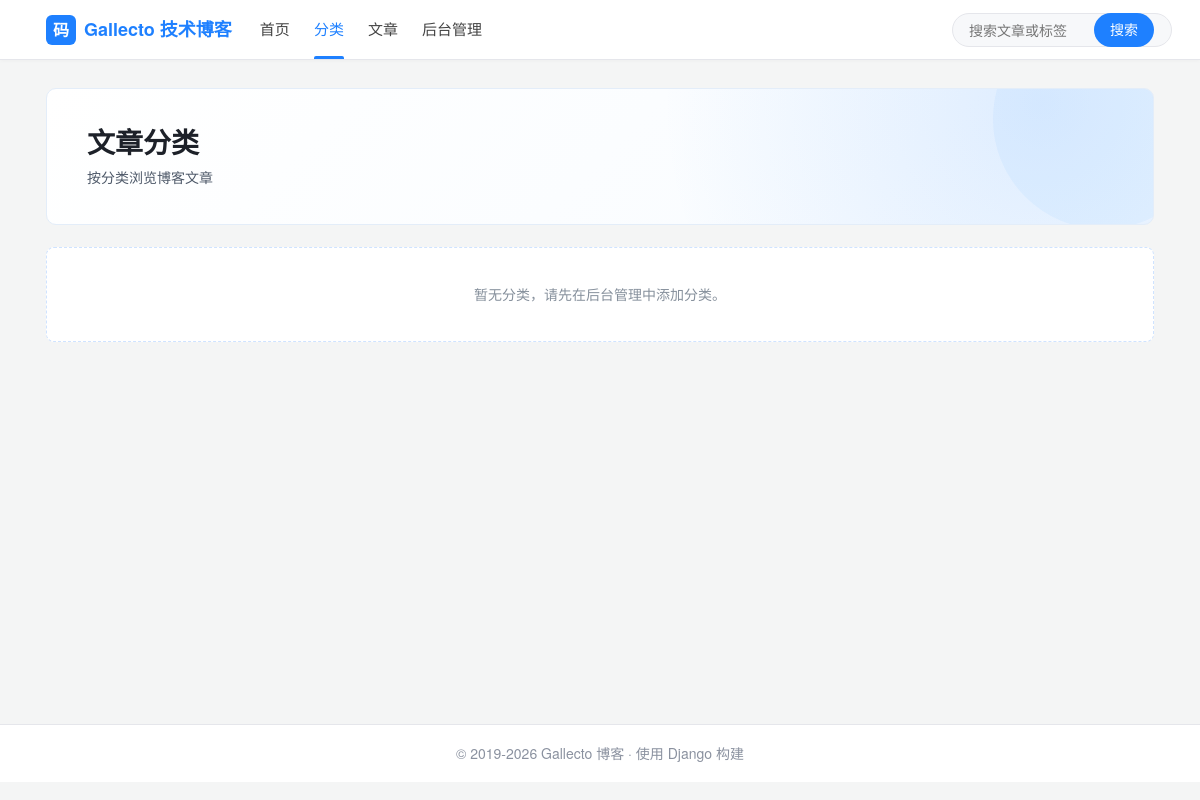
/blog/, run on an earlier commit of the app's database.
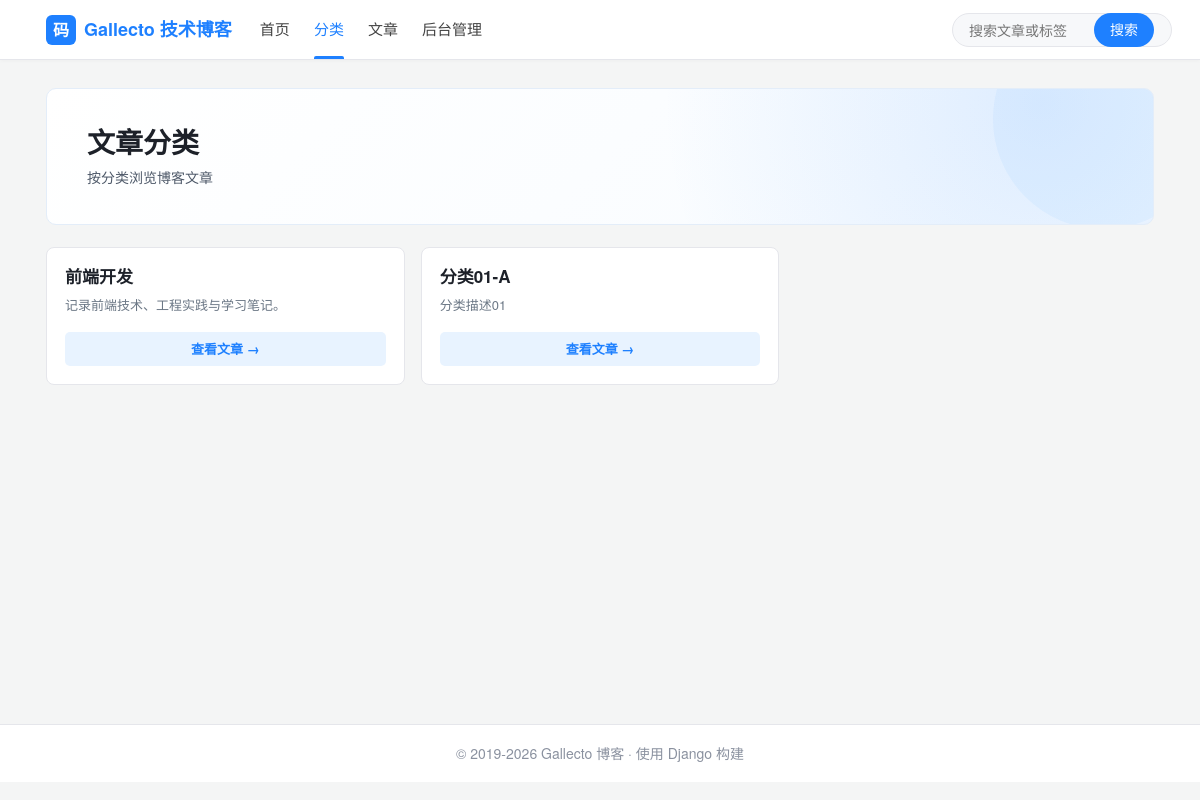
And on a later commit of the database.
### blog/models.py (models this page shows, shortened)
class Category(models.Model):
    title = models.CharField(max_length=250, verbose_name="标题")
    slug = models.SlugField(max_length=250, null=True, blank=True, verbose_name="别名")
    thumbnail = models.ImageField(null=True, blank=True, upload_to="blog/thumbnails", verbose_name="缩略图")
    shortDescription = models.CharField(max_length=100, verbose_name="简短描述")
    description = models.TextField(default="", verbose_name="描述")
    index = models.IntegerField(default=0, verbose_name="排序值")
    status = models.IntegerField(choices=STATUS, default=0, verbose_name="状态")
    created_on = models.DateTimeField(auto_now_add=True, verbose_name="创建时间")
    updated_on = models.DateTimeField(auto_now=True, verbose_name="更新时间")
    class Meta:
        ordering = ["-index"]
        verbose_name = "分类"
        verbose_name_plural = "分类"
    def thumbnail_tag(self):
        if self.thumbnail:
            return mark_safe('<img src="{}" width="250" height="160" />'.format(url(self.thumbnail)))
        return "暂无缩略图"
    thumbnail_tag.short_description = "缩略图预览"

### blog/views.py (the view)
# urls.py: path('blog/', blog_page, name = "Blog Page"),
def blog_page(request):
    context = {
        "title": "文章分类 - Gallecto 博客",
        "name": "按分类浏览博客文章",
        "categories": Category.objects.filter(status=1),
    }
    return render(request, "blog.html", context)

### templates/blog.html (shortened to what this page needs)
{% extends "base.html" %}
{% block navBlog %}active{% endblock %}
{% block content %}
<div class="csdn-container">
  <section class="jj-page-hero">
    <h1>文章分类</h1>
    <p>{{ name }}</p>
  </section>
  <div class="jj-category-grid">
    {% for category in categories %}
    <article class="jj-category-card">
      <div class="jj-category-body">
        <h2>{{ category.title }}</h2>
        <p>{{ category.shortDescription }}</p>
        <a href="/blog/{{ category.slug }}" class="jj-category-link">查看文章 →</a>
      </div>
    </article>
    {% empty %}
    <div class="jj-empty" style="grid-column: 1 / -1;">
      暂无分类，请先在后台管理中添加分类。
    </div>
    {% endfor %}
  </div>
</div>
{% endblock %}

### templates/base.html (shortened to what this page needs)
<!DOCTYPE html>
<html lang="zh-CN">
<head>
  {% load static %}
  <link href="{% static 'vendor/bootstrap/css/bootstrap.min.css' %}" rel="stylesheet">
  <link href="{% static 'css/csdn-style.css' %}" rel="stylesheet">
  <link href="{% static 'css/inner-juejin.css' %}" rel="stylesheet">
</head>
<body>
  <nav class="csdn-nav">
    <div class="nav-inner">
      <a class="csdn-brand" href="/">
        <span class="brand-logo">码</span>
        <span>Gallecto 技术博客</span>
      </a>
      <div class="csdn-nav-links">
        <a href="/" class="{% block navHome %}{% endblock %}">首页</a>
        <a href="/blog" class="{% block navBlog %}{% endblock %}">分类</a>
        <a href="/blog" class="{% block navBlogPost %}{% endblock %}">文章</a>
        <a href="/admin/">后台管理</a>
      </div>
      <form class="csdn-search" action="/blog" method="get">
        <input type="text" name="q" placeholder="搜索文章或标签">
        <button type="submit">搜索</button>
      </form>
    </div>
  </nav>
  <main class="csdn-main">
    {% block content %}{% endblock %}
  </main>
  <footer class="csdn-footer">
    <div class="csdn-container">
      <p class="mb-0">© 2019-2026 Gallecto 博客 · 使用 Django 构建</p>
    </div>
  </footer>
</body>
</html>

### static/css/csdn-style.css (style rules this page uses)
:root { --csdn-red: #1e80ff; --csdn-red-dark: #0052d9; --csdn-red-light: #e8f3ff; --text-main: #252933; --text-muted: #8a919f; --bg-page: #f4f5f5; --border: #e5e6eb; --card-shadow: 0 2px 12px rgba(30, 128, 255, 0.06); }
* { box-sizing: border-box; }
body { margin: 0; padding-top: 64px; background: var(--bg-page); color: var(--text-main); font-family: "Microsoft YaHei", "PingFang SC", "Helvetica Neue", Arial, sans-serif; font-size: 14px; }
a { color: var(--text-main); text-decoration: none; }
.csdn-nav { position: fixed; top: 0; left: 0; right: 0; z-index: 1030; height: 60px; background: #ffffff; border-bottom: 1px solid var(--border); box-shadow: 0 1px 4px rgba(0, 0, 0, 0.03); }
.csdn-nav .nav-inner { max-width: 1140px; height: 100%; margin: 0 auto; display: flex; align-items: center; gap: 28px; padding: 0 16px; }
.csdn-brand { display: flex; align-items: center; gap: 8px; font-size: 18px; font-weight: 700; color: var(--csdn-red); white-space: nowrap; }
.csdn-brand .brand-logo { width: 30px; height: 30px; border-radius: 6px; background: var(--csdn-red); color: #fff; display: inline-flex; align-items: center; justify-content: center; font-size: 16px; }
.csdn-nav-links { display: flex; align-items: center; gap: 24px; height: 100%; }
.csdn-nav-links a { position: relative; height: 100%; display: flex; align-items: center; color: #444; font-size: 15px; }
.csdn-nav-links a:hover, .csdn-nav-links a.active { color: var(--csdn-red); }
.csdn-nav-links a.active::after { content: ""; position: absolute; left: 0; right: 0; bottom: 0; height: 3px; background: var(--csdn-red); border-radius: 2px 2px 0 0; }
.csdn-search { margin-left: auto; display: flex; align-items: center; }
.csdn-search input { width: 220px; height: 34px; border: 1px solid var(--border); border-radius: 18px; padding: 0 16px; outline: none; background: #f7f8fa; }
.csdn-search button { height: 34px; margin-left: -78px; padding: 0 16px; border: 0; border-radius: 18px; background: var(--csdn-red); color: #fff; cursor: pointer; }
.csdn-main { min-height: calc(100vh - 140px); padding: 24px 0 40px; }
.csdn-container { max-width: 1140px; margin: 0 auto; padding: 0 16px; }
.csdn-footer { background: #fff; border-top: 1px solid var(--border); padding: 18px 0; color: var(--text-muted); text-align: center; }

### static/css/inner-juejin.css (style rules this page uses)
.jj-page-hero { position: relative; overflow: hidden; padding: 36px 40px; margin-bottom: 22px; background: radial-gradient(circle at 90% 10%, rgba(30, 128, 255, 0.12) 0, rgba(30, 128, 255, 0) 38%), linear-gradient(135deg, #ffffff 0%, #f7fbff 100%); border: 1px solid #e3edf9; border-radius: 10px; }
.jj-page-hero::after { content: ""; position: absolute; right: -60px; top: -80px; width: 220px; height: 220px; border-radius: 50%; background: rgba(30, 128, 255, 0.05); }
.jj-page-hero h1 { position: relative; z-index: 1; margin: 0 0 8px; font-size: 28px; font-weight: 700; color: #1d2129; }
.jj-page-hero p { position: relative; z-index: 1; margin: 0; color: #4e5969; font-size: 14px; }
.jj-category-grid { display: grid; grid-template-columns: repeat(3, minmax(0, 1fr)); gap: 16px; }
.jj-category-card { position: relative; display: flex; flex-direction: column; overflow: hidden; background: #fff; border: 1px solid #e5e6eb; border-radius: 8px; transition: border-color 180ms ease, box-shadow 180ms ease, transform 180ms ease; }
.jj-category-body { display: flex; flex-direction: column; flex: 1; padding: 18px; }
.jj-category-body h2 { margin: 0 0 8px; font-size: 17px; font-weight: 600; color: #1d2129; }
.jj-category-body p { margin: 0 0 16px; color: #6b7785; font-size: 13px; line-height: 1.7; flex: 1; }
.jj-category-link { display: inline-flex; align-items: center; justify-content: center; height: 34px; padding: 0 16px; border-radius: 5px; background: #e8f3ff; color: #1e80ff; font-size: 13px; font-weight: 600; transition: all 180ms ease; }

What changed in the data, as far as the page shows it:
added Category: title "前端开发", shortDescription "记录前端技术、工程实践与学习笔记。"
added Category: title "分类01-A", shortDescription "分类描述01"
Also different on the page:
text no longer shown: "暂无分类，请先在后台管理中添加分类。"
